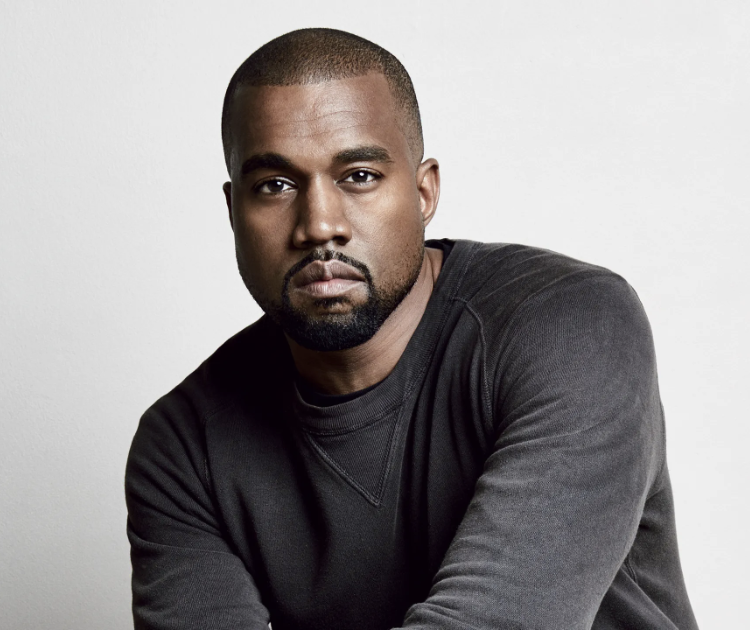
#> input picture filename.jpeg, 750 x 630 px
$ python canny_func.py
#> lines starting #> are read from the running program, lines starting #| are printed output that depends on the picture; after the words box and inside, x2 and y2 are one past the last pixel; in counts of white or black regions, pixels touching at a corner belong together
import cv2

# Image ko grayscale (black and white) mode mein load karna zaroori hai edge detection ke liye
img = cv2.imread("filename.jpeg", cv2.IMREAD_GRAYSCALE)
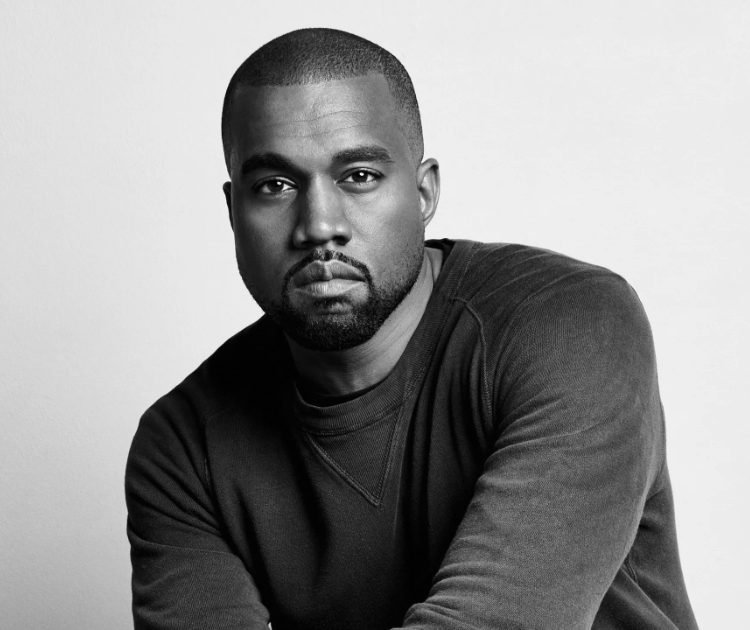
#> img: shape (630, 750); min 1, max 247, mean 147

# cv2.Canny function syntax: cv2.Canny(image, threshold1, threshold2)
# 50: Lower Threshold (Isse kam intensity wale gradients reject ho jayenge)
# 150: Upper Threshold (Isse zyada intensity wale gradients pakka edges maane jayenge)
edges = cv2.Canny(img, 50, 150)
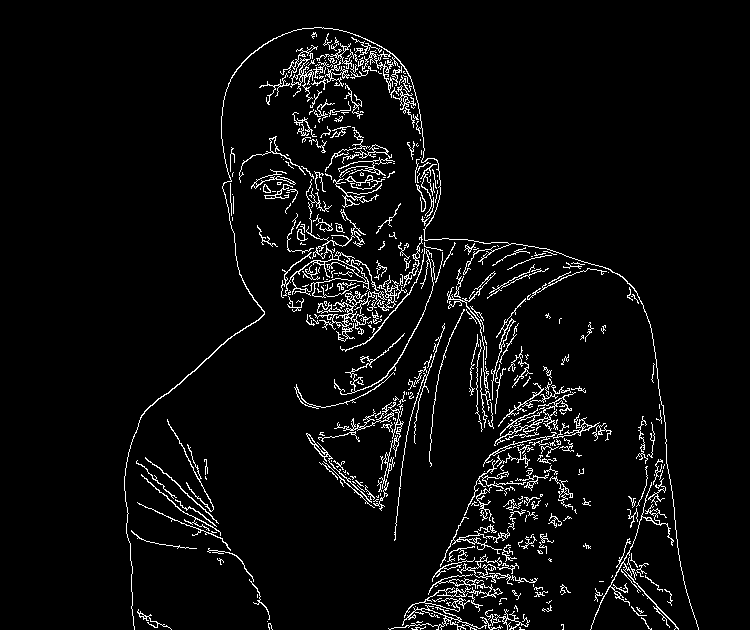
#> edges: shape (630, 750); 4.8% white in thin lines or dots, all inside (x1, y1, x2, y2) = (124, 27, 699, 630)

# Windows mein results dikhane ke liye
cv2.imshow("Original Image", img)
cv2.imshow("Edges", edges)

# Keyboard press ka wait karega aur phir saare windows band kar dega
cv2.waitKey(0)
cv2.destroyAllWindows()
